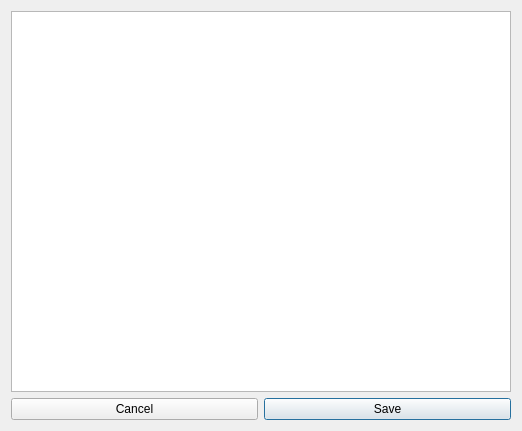
<?xml version="1.0" encoding="UTF-8"?>
<ui version="4.0">
 <class>Fileview</class>
 <widget class="QDialog" name="Fileview">
  <property name="geometry">
   <rect>
    <x>0</x>
    <y>0</y>
    <width>522</width>
    <height>431</height>
   </rect>
  </property>
  <property name="windowTitle">
   <string>Dialog</string>
  </property>
  <layout class="QGridLayout" name="gridLayout">
   <item row="1" column="0">
    <layout class="QHBoxLayout" name="horizontalLayout">
     <item>
      <widget class="QPushButton" name="cancel">
       <property name="text">
        <string>Cancel</string>
       </property>
      </widget>
     </item>
     <item>
      <widget class="QPushButton" name="pushButton_4">
       <property name="text">
        <string>Save</string>
       </property>
       <property name="autoDefault">
        <bool>false</bool>
       </property>
       <property name="default">
        <bool>true</bool>
       </property>
      </widget>
     </item>
    </layout>
   </item>
   <item row="0" column="0">
    <widget class="QTextBrowser" name="textBrowser">
     <property name="readOnly">
      <bool>false</bool>
     </property>
     <property name="overwriteMode">
      <bool>true</bool>
     </property>
    </widget>
   </item>
  </layout>
 </widget>
 <resources/>
 <connections/>
</ui>
